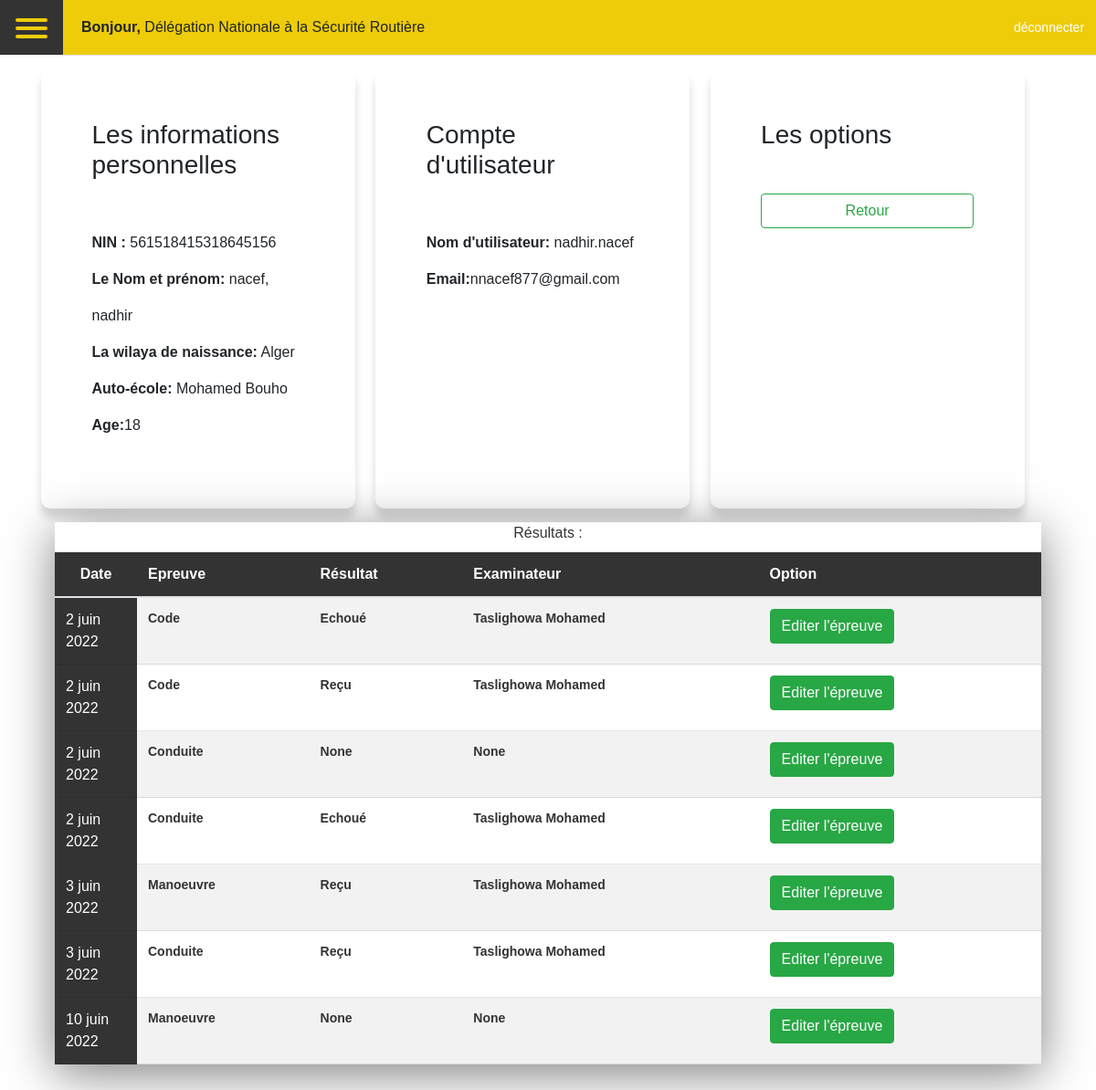
Page /profile_candidat/5 (signed in) on the committed database.
### compte/models.py (models this page shows, shortened)
class Dnsr(models.Model):
    name = models.CharField(max_length=100)
    user = models.OneToOneField(User, null=True, on_delete=models.CASCADE)

class Candidat(models.Model):
    x = [
        ('A-', 'A-'),
        ('A+', 'A+'),
        ('B-', 'B-'),
        ('B+', 'B+'),
        ('O-', 'O-'),
        ('O+', 'O+'),
        ('AB-', 'AB-'),
        ('AB+', 'AB+'),
    ]
    dwsr = models.ForeignKey(Dwsr, null=True, blank=True, on_delete=models.CASCADE)
    user=models.OneToOneField(User,blank=True, null=True, on_delete=models.SET_NULL)
    nin = models.IntegerField(verbose_name=("Numéro de carte d'Identitée Nationale"))
    nom = models.CharField(verbose_name=("Nom"), max_length=100)
    prenom = models.CharField(verbose_name=("Prénom"), max_length=100)
    adresse = models.CharField(verbose_name=("Adresse"), max_length=200, null=True, blank=True)
    auto_école = models.ForeignKey(AutoEcole, null=True, blank=True, on_delete=models.CASCADE)
    categorie_du_permis = models.ForeignKey(CategoriePermi, null=True, blank=True, on_delete=models.PROTECT)
    code_postal = models.IntegerField(null=True, blank=True)
    wilaya = models.CharField(max_length=50, default='Alger')
    commune = models.CharField(max_length=100, default='Sidi Mhamed')
    date_de_naissance = models.DateField(null=True, blank=True)
    date_de_dossier = models.DateTimeField(default=datetime.now())
    Group_sanguin = models.CharField(max_length=3, default='A+', choices=x)
    date_reussite = models.DateField(null=True, blank=True)
    age = models.IntegerField(null=True, blank=True)
    réussit = models.BooleanField(null=True, blank=True)

class AutoEcole(models.Model):
    gérant = models.CharField(max_length=100, null=True, blank=True,)
    wilaya = models.CharField(max_length=100, null=True, blank=True)
    adresse = models.CharField(max_length=200, null=True, blank=True)
    dwsr = models.ForeignKey(Dwsr, null=True, blank=True, on_delete=models.CASCADE)
    def __str__(self):
        return self.gérant

class Epreuve(models.Model):
    x = [
        ('Code','Code'),
        ('Manoeuvre','Manoeuvre'),
        ('Conduite','Conduite')
    ]
    y = [
        ('Reçu','Reçu'),
        ('Echoué','Echoué'),
    ]
    nom = models.CharField(max_length=100, default='Code', choices=x)
    résultat = models.CharField(max_length=100,null=True, blank=True, choices=y)
    session = models.OneToOneField(Session, on_delete=models.CASCADE)
    date = models.DateTimeField(null=True, blank=True)
    candidat = models.ManyToManyField(Candidat)
    Examinateur = models.ForeignKey(Examinateur,null=True, blank=True, on_delete=models.PROTECT)

class Examinateur(models.Model):
    centre_examen = models.ForeignKey(CentreExamen, null=True, blank=True, on_delete=models.PROTECT)
    nom = models.CharField(max_length=200, null=True, blank=True)
    wilaya = models.CharField(max_length=200, null=True, blank=True)
    def __str__(self):
        return self.nom

### compte/decorators.py (the view)
        def wrapper_func(request, *args, **kwargs):
            group = None
            if request.user.groups.exists():
                group = request.user.groups.all()[0].name
            if group in allowed_roles:
                return view_func(request, *args, **kwargs)
            else:
                return HttpResponse('Vous n\'ètes pas authorisé pour accéder à cette page')

### compte/models.py (called while the page is built)
    def __str__(self):
        return str(self.date) + " " + str(self.heureDebut) + '-' + str(self.heureFin) + self.nom

### compte/views.py (called while the page is built)
@login_required(login_url='login')
@allowed_users(allowed_roles=['DNSR', 'DWSR'])
def profile_candidat(request, id):
    candidat = Candidat.objects.get(id=id)
    sessions = Session.objects.all().filter(candidat=candidat).order_by('date')
    epreuve_liste = []
    for session in sessions:
        epreuve = Epreuve.objects.get(session=session)
        epreuve_liste.append(epreuve)
    context = {
        'candidat': candidat,
        'epreuves': epreuve_liste,
        'sessions': sessions,
    }
    return render(request, 'profile_candidat.html', context)

### templates/profile_candidat.html
{% extends 'base.html' %}
{% block content %}
<section class="container" style="background-color: #fff; margin: 15px auto; display: flex; flex-wrap: wrap;">
    <div class="card-info">
        <h3>Les informations personnelles</h3>
        <ul class="mt-5">
            <li><strong>NIN :</strong> {{candidat.nin}}</li>
            <li><strong>Le Nom et prénom:</strong> {{candidat.nom}}, {{candidat.prenom}} </li>
            <li><strong>La wilaya de naissance:</strong> {{candidat.wilaya}}</li>
            <li><strong>Auto-école:</strong> {{candidat.auto_école}}</li>
            <li><strong>Age:</strong>{{candidat.age}}</li>
        </ul>
    </div>
    <div class="card-info">
        <h3>Compte d'utilisateur</h3>
        {% if candidat.user != None %}
        <ul class="mt-5">
            <li><strong>Nom d'utilisateur: </strong>{{candidat.user.username}}</li>
            <li><strong>Email:</strong>{{candidat.user.email}}</li>
        </ul>
        {% else %}
        <ul>
            <li><span style="color: red;">Compte Introuvable</span></li>
            <li><a style="display: block;" href="{% url 'create_candidat_user' candidat.id %}" class="btn btn-outline-warning">Créer le compte</a></li>
        </ul>
        {% endif %}
    </div>
    <div class="card-info">
        <h3>Les options</h3>
        <ul class="mt-5">
            <li><a style="display: block; margin-top: 5px;" href="{% url 'liste_des_candidat' %}" class="btn btn-outline-success">Retour</a></li>
        </ul>
    </div>
    <div style="color: #333; width: 100%; display: flex; flex-direction: column; justify-content: center; align-items: center;" class="table">
        <label>Résultats :</label>
        <table id="tbl_posts">
          <thead>
            <tr>
              <th>Date</th>
              <th>Epreuve</th>
              <th>Résultat</th>
              <th>Examinateur</th>
              <th>Option</th>
            </tr>
          </thead>
          <tbody id="tbl_posts_body">
            {% for epreuve in epreuves %}
            <tr>
              <td>{{epreuve.date | date}}</td>
              <td>{{epreuve.nom}}</td>
              <td>{{epreuve.résultat}}</td>
              <td>{{epreuve.Examinateur}}</td>
              <td><a class="btn btn-success" href="{% url 'saisir_résultat' epreuve.id %}">Editer l'épreuve</a></td>
            </tr>
            {% endfor %}
          </tbody>
        </table>
      </div>
</section>
{% endblock %}

### templates/parts/nav_dnsr.html (shortened to what this page needs)
 {% load static %}
 <div class="wrapper sticky-top">
    <div class="top_navbar">
      <div id="hamburger" class="hamburger">
         <div class="one"></div>
         <div class="two"></div>
         <div class="three"></div>
      </div>
      <div class="top_menu">
        {% if request.user.dnsr %}
       <span><strong>Bonjour, </strong>{{request.user.dnsr.name}}</span>
       {% elif request.user.dwsr %}
       <span><strong>Bonjour, </strong>{{request.user.dwsr.name}}</span>
       {% elif request.user.centreexamen %}
       <span><strong>Bonjour, </strong>{{request.user.centreexamen.nom}}</span>
       {% elif request.user.candidat %}
       <span><strong>Bonjour, </strong>{{request.user.candidat.nom}} {{request.user.candidat.prenom}}</span>
       {% endif %}
        <div class="logo">
          {% if request.user.is_authenticated %}
          <div class="logout-btn"><a href="{% url 'logout' %}"> <span style="font-size: 14px;" class="title">déconnecter</span></a></div>
          {% else %}
          <img src="{% static '/images/logo.jpg' %}" alt="DNSR">
          {% endif %}
        </div>
      </div>
    </div>
</div>

### static/css/style.css (style rules this page uses)
* { margin: 0; padding: 0; list-style: none; text-decoration: none; box-sizing: border-box; font-family: 'Poppins',sans-serif; }
.wrapper { font-family: 'Montserrat', sans-serif; }
.wrapper .top_navbar { width: 100%; height: 60px; display: flex; }
.wrapper .top_navbar .hamburger { width: 70px; height: 100%; background: #333; padding: 15px 17px; cursor: pointer; }
.wrapper .top_navbar .hamburger div { width: 35px; height: 4px; background: #eecc09; margin: 5px 0; border-radius: 5px; transition: all 0.5s ease; }
.wrapper .top_navbar .top_menu { width: 100%; height: 100%; background: #eecc09; display: flex; justify-content: space-between; align-items: center; padding: 0 20px; box-shadow: 0 1px 1px rgba(0,0,0,0.1); }
.wrapper .top_navbar .top_menu .logo { width: 60px; height: 60px; position: absolute; right: 30px; }
.wrapper .top_navbar .top_menu .logo .logout-btn { line-height: 60px; }
.wrapper .top_navbar .top_menu .logo .logout-btn a { text-decoration: none; color: #fff; display: block; }
.table { width: 100%; background: #fff; margin: 15px; max-height: 85vh; overflow-y: auto; box-shadow: 0 10px 50px 0px rgba(0,0,0,0.5); }
table { width: 100%; text-align: left; border-collapse: collapse; }
table thead th, table tbody td { padding: 15px; border: none; font-weight: 600; font-size: 14px; }
table thead th { background: #333; color: #fff; font-size: 16px; position: sticky; top: -1px; }
table tbody td { border-bottom: 1px solid rgba(0,0,0,0.1); }
table thead th:nth-child(1), table tbody th:nth-child(1) { width: 90px; text-align: center; }
table tbody td:nth-child(1) { background: #333; color: #fff; font-size: 16px; font-weight: 500; }
table tbody tr:hover, table tbody tr:nth-child(odd) { background: rgba(0,0,0,0.05); }
.container .card-info { box-shadow: 0 10px 10px 0 rgba(0,0,0,0.15); flex-basis: 31%; margin-right: 2%; padding: 5%; border-radius: 10px; }
.card-info ul { line-height: 40px; width: 100%; }

### rows in the picture
Candidat: nin "561518415318645156", nom "nacef", prenom "nadhir", wilaya "Alger", auto_école "Mohamed Bouho", age "18", user.username "nadhir.nacef", user.email "nnacef877@gmail.com"
Epreuve: date "2 juin 2022", nom "Code", résultat "Echoué", Examinateur "Taslighowa Mohamed"
Epreuve: date "2 juin 2022", nom "Code", résultat "Reçu", Examinateur "Taslighowa Mohamed"
Epreuve: date "2 juin 2022", nom "Conduite", résultat "None", Examinateur "None"
Epreuve: date "2 juin 2022", nom "Conduite", résultat "Echoué", Examinateur "Taslighowa Mohamed"
Epreuve: date "3 juin 2022", nom "Manoeuvre", résultat "Reçu", Examinateur "Taslighowa Mohamed"
Epreuve: date "3 juin 2022", nom "Conduite", résultat "Reçu", Examinateur "Taslighowa Mohamed"
Epreuve: date "10 juin 2022", nom "Manoeuvre", résultat "None", Examinateur "None"

### other values in the picture
{{ request.user.dnsr.name }} "Délégation Nationale à la Sécurité Routière"
